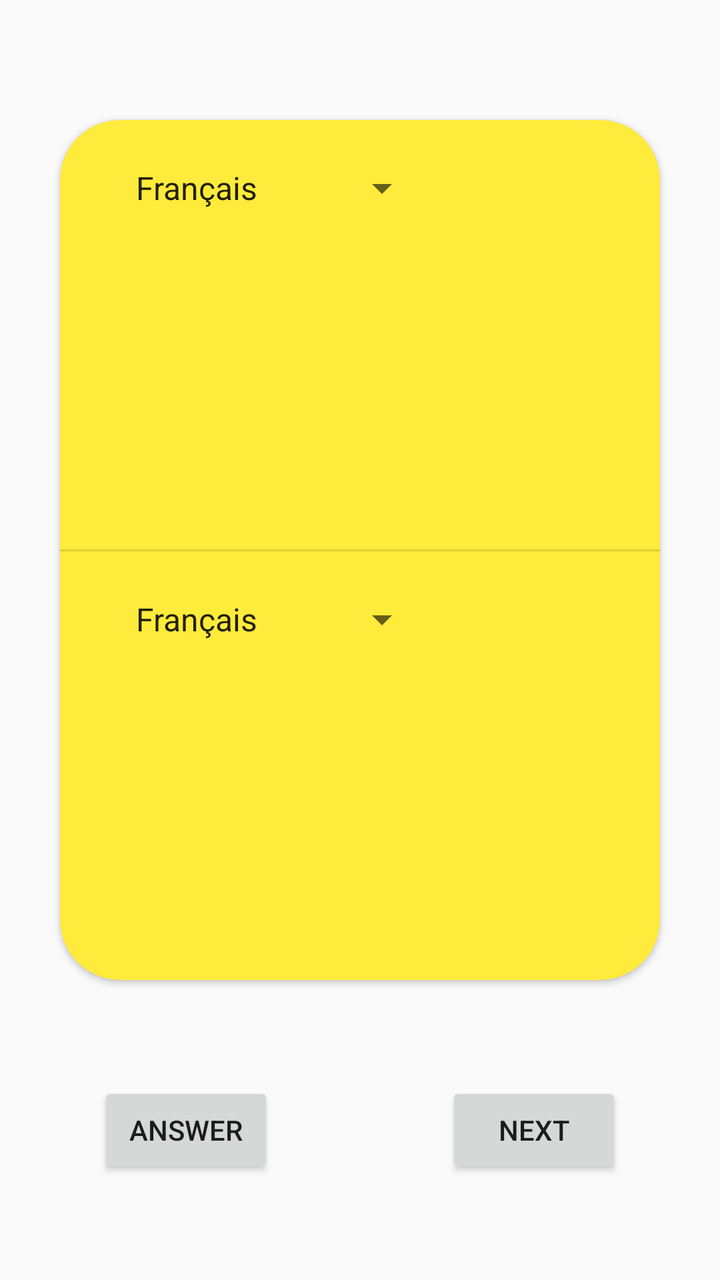
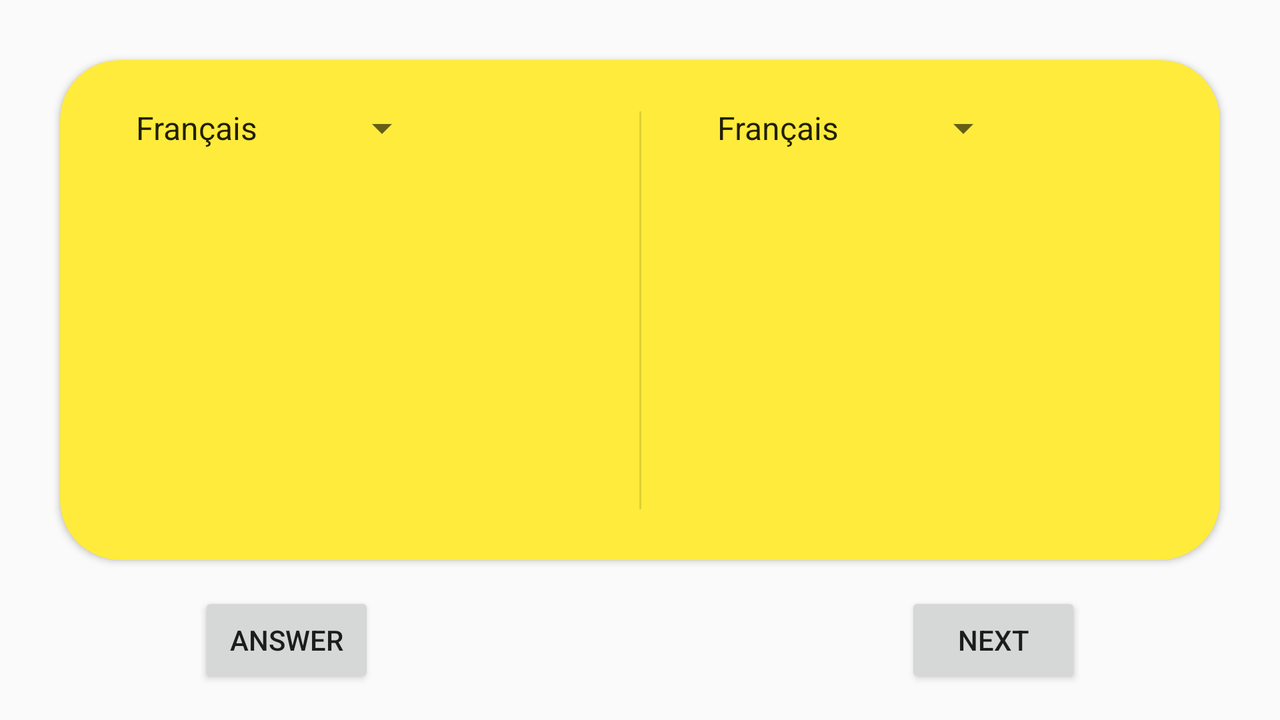

The same Android screen from two of the app's own layout files: first res/layout/ as a phone draws it, then the author's variant for another configuration, drawn on a device whose configuration selects that folder. Both files follow.
<!-- AndroidManifest.xml: application theme Theme.TranslateApp -->
<!-- res/layout/fragment_jeu.xml -->
<?xml version="1.0" encoding="utf-8"?>
<androidx.constraintlayout.widget.ConstraintLayout xmlns:android="http://schemas.android.com/apk/res/android"
    xmlns:app="http://schemas.android.com/apk/res-auto"
    xmlns:tools="http://schemas.android.com/tools"
    android:layout_width="match_parent"
    android:layout_height="match_parent"
    android:orientation="vertical"
    tools:context=".fragments.mainActivity.parametres.ParametresFragment">

    <androidx.cardview.widget.CardView
        android:id="@+id/cardView"
        android:layout_width="0dp"
        android:layout_height="0dp"
        android:layout_marginStart="30dp"
        android:layout_marginTop="60dp"
        android:layout_marginEnd="30dp"
        android:layout_marginBottom="150dp"
        app:cardBackgroundColor="#FFEB3B"
        app:cardCornerRadius="30dp"
        app:layout_constraintBottom_toBottomOf="parent"
        app:layout_constraintEnd_toEndOf="parent"
        app:layout_constraintStart_toStartOf="parent"
        app:layout_constraintTop_toTopOf="parent">

        <androidx.constraintlayout.widget.ConstraintLayout
            android:layout_width="match_parent"
            android:layout_height="match_parent"
            android:elevation="8dp">

            <TextView
                android:id="@+id/wordToFind"
                android:layout_width="wrap_content"
                android:layout_height="wrap_content"
                android:textSize="24sp"
                android:textStyle="bold"
                app:layout_constraintBottom_toTopOf="@+id/divider"
                app:layout_constraintEnd_toEndOf="parent"
                app:layout_constraintStart_toStartOf="parent"
                app:layout_constraintTop_toTopOf="parent" />

            <TextView
                android:id="@+id/translateToFind"
                android:layout_width="wrap_content"
                android:layout_height="wrap_content"
                android:textSize="24sp"
                android:textStyle="bold"
                app:layout_constraintBottom_toBottomOf="parent"
                app:layout_constraintEnd_toEndOf="parent"
                app:layout_constraintStart_toStartOf="parent"
                app:layout_constraintTop_toBottomOf="@+id/divider" />

            <Spinner
                android:id="@+id/langue2"
                android:layout_width="155dp"
                android:layout_height="0dp"
                android:layout_marginStart="30dp"
                android:layout_marginTop="10dp"
                android:entries="@array/langSpinner_entries"
                android:minHeight="48dp"
                app:layout_constraintStart_toStartOf="parent"
                app:layout_constraintTop_toBottomOf="@+id/divider" />

            <Spinner
                android:id="@+id/langue1"
                android:layout_width="155dp"
                android:layout_height="0dp"
                android:layout_marginStart="30dp"
                android:layout_marginTop="10dp"
                android:entries="@array/langSpinner_entries"
                android:minHeight="48dp"
                app:layout_constraintStart_toStartOf="parent"
                app:layout_constraintTop_toTopOf="parent" />

            <View
                android:id="@+id/divider"
                android:layout_width="349dp"
                android:layout_height="1dp"
                android:background="?android:attr/listDivider"
                app:layout_constraintBottom_toBottomOf="parent"
                app:layout_constraintEnd_toEndOf="parent"
                app:layout_constraintHorizontal_bias="0.5"
                app:layout_constraintStart_toStartOf="parent"
                app:layout_constraintTop_toTopOf="parent" />
        </androidx.constraintlayout.widget.ConstraintLayout>
    </androidx.cardview.widget.CardView>

    <Button
        android:id="@+id/answer"
        android:layout_width="wrap_content"
        android:layout_height="wrap_content"
        android:text="Answer"
        app:layout_constraintBottom_toBottomOf="parent"
        app:layout_constraintEnd_toEndOf="parent"
        app:layout_constraintHorizontal_bias="0.18"
        app:layout_constraintStart_toStartOf="parent"
        app:layout_constraintTop_toBottomOf="@+id/cardView" />

    <Button
        android:id="@+id/next"
        android:layout_width="wrap_content"
        android:layout_height="wrap_content"
        android:text="Next"
        app:layout_constraintBottom_toBottomOf="parent"
        app:layout_constraintEnd_toEndOf="parent"
        app:layout_constraintHorizontal_bias="0.82"
        app:layout_constraintStart_toStartOf="parent"
        app:layout_constraintTop_toBottomOf="@+id/cardView" />


</androidx.constraintlayout.widget.ConstraintLayout>
<!-- resources referenced by this layout -->
<resources>
  <array name="langSpinner_entries">
          <item>Français</item>
          <item>Anglais</item>
          <item>Espagnol</item>
          <item>Russe</item>
          <item>Japonais</item>
          <item>Allemand</item>
          <item>Portugais</item>
          <item>Indien</item>
      </array>
  <style name="Theme.TranslateApp" parent="Theme.AppCompat.DayNight.NoActionBar">
          
          <item name="colorPrimary">#51A6CD</item>
          <item name="colorPrimaryVariant">#E42525</item>
          <item name="colorOnPrimary">#FFFFFF</item>
          
          <item name="colorSecondary">#FFEB3B</item>
          <item name="colorSecondaryVariant">@color/teal_700</item>
          <item name="colorOnSecondary">@color/black</item>
          
          <item name="android:statusBarColor">#673AB7</item>
          
      </style>
</resources>
<!-- res/layout-land/fragment_jeu.xml (the author's variant of the layout above) -->
<!-- drawn on the phone turned sideways -->
<?xml version="1.0" encoding="utf-8"?>
<androidx.constraintlayout.widget.ConstraintLayout xmlns:android="http://schemas.android.com/apk/res/android"
    xmlns:app="http://schemas.android.com/apk/res-auto"
    xmlns:tools="http://schemas.android.com/tools"
    android:layout_width="match_parent"
    android:layout_height="match_parent"
    android:orientation="vertical"
    tools:context=".fragments.mainActivity.parametres.ParametresFragment">

    <androidx.cardview.widget.CardView
        android:id="@+id/cardView"
        android:layout_width="0dp"
        android:layout_height="0dp"
        android:layout_marginStart="30dp"
        android:layout_marginTop="30dp"
        android:layout_marginEnd="30dp"
        android:layout_marginBottom="80dp"
        app:cardBackgroundColor="#FFEB3B"
        app:cardCornerRadius="30dp"
        app:layout_constraintBottom_toBottomOf="parent"
        app:layout_constraintEnd_toEndOf="parent"
        app:layout_constraintStart_toStartOf="parent"
        app:layout_constraintTop_toTopOf="parent">

        <androidx.constraintlayout.widget.ConstraintLayout
            android:layout_width="match_parent"
            android:layout_height="match_parent"
            android:elevation="8dp">

            <TextView
                android:id="@+id/wordToFind"
                android:layout_width="wrap_content"
                android:layout_height="wrap_content"
                android:textSize="24sp"
                android:textStyle="bold"
                app:layout_constraintBottom_toBottomOf="parent"
                app:layout_constraintEnd_toStartOf="@+id/divider2"
                app:layout_constraintStart_toStartOf="parent"
                app:layout_constraintTop_toTopOf="parent" />

            <TextView
                android:id="@+id/translateToFind"
                android:layout_width="wrap_content"
                android:layout_height="wrap_content"
                android:textSize="24sp"
                android:textStyle="bold"
                app:layout_constraintBottom_toBottomOf="parent"
                app:layout_constraintEnd_toEndOf="parent"
                app:layout_constraintStart_toEndOf="@+id/divider2"
                app:layout_constraintTop_toTopOf="parent"
                app:layout_constraintVertical_bias="0.502" />

            <Spinner
                android:id="@+id/langue2"
                android:layout_width="155dp"
                android:layout_height="0dp"
                android:layout_marginStart="30dp"
                android:layout_marginTop="10dp"
                android:entries="@array/langSpinner_entries"
                android:minHeight="48dp"
                app:layout_constraintStart_toEndOf="@+id/divider2"
                app:layout_constraintTop_toTopOf="parent" />

            <Spinner
                android:id="@+id/langue1"
                android:layout_width="155dp"
                android:layout_height="0dp"
                android:layout_marginStart="30dp"
                android:layout_marginTop="10dp"
                android:entries="@array/langSpinner_entries"
                android:minHeight="48dp"
                app:layout_constraintStart_toStartOf="parent"
                app:layout_constraintTop_toTopOf="parent" />

            <View
                android:id="@+id/divider2"
                android:layout_width="1dp"
                android:layout_height="199dp"
                android:background="?android:attr/listDivider"
                app:layout_constraintBottom_toBottomOf="parent"
                app:layout_constraintEnd_toEndOf="parent"
                app:layout_constraintHorizontal_bias="0.5"
                app:layout_constraintStart_toStartOf="parent"
                app:layout_constraintTop_toTopOf="parent"
                app:layout_constraintVertical_bias="0.5" />

        </androidx.constraintlayout.widget.ConstraintLayout>
    </androidx.cardview.widget.CardView>

    <Button
        android:id="@+id/answer"
        android:layout_width="wrap_content"
        android:layout_height="wrap_content"
        android:text="Answer"
        app:layout_constraintBottom_toBottomOf="parent"
        app:layout_constraintEnd_toEndOf="parent"
        app:layout_constraintHorizontal_bias="0.18"
        app:layout_constraintStart_toStartOf="parent"
        app:layout_constraintTop_toBottomOf="@+id/cardView" />

    <Button
        android:id="@+id/next"
        android:layout_width="wrap_content"
        android:layout_height="wrap_content"
        android:text="Next"
        app:layout_constraintBottom_toBottomOf="parent"
        app:layout_constraintEnd_toEndOf="parent"
        app:layout_constraintHorizontal_bias="0.82"
        app:layout_constraintStart_toStartOf="parent"
        app:layout_constraintTop_toBottomOf="@+id/cardView" />


</androidx.constraintlayout.widget.ConstraintLayout>
